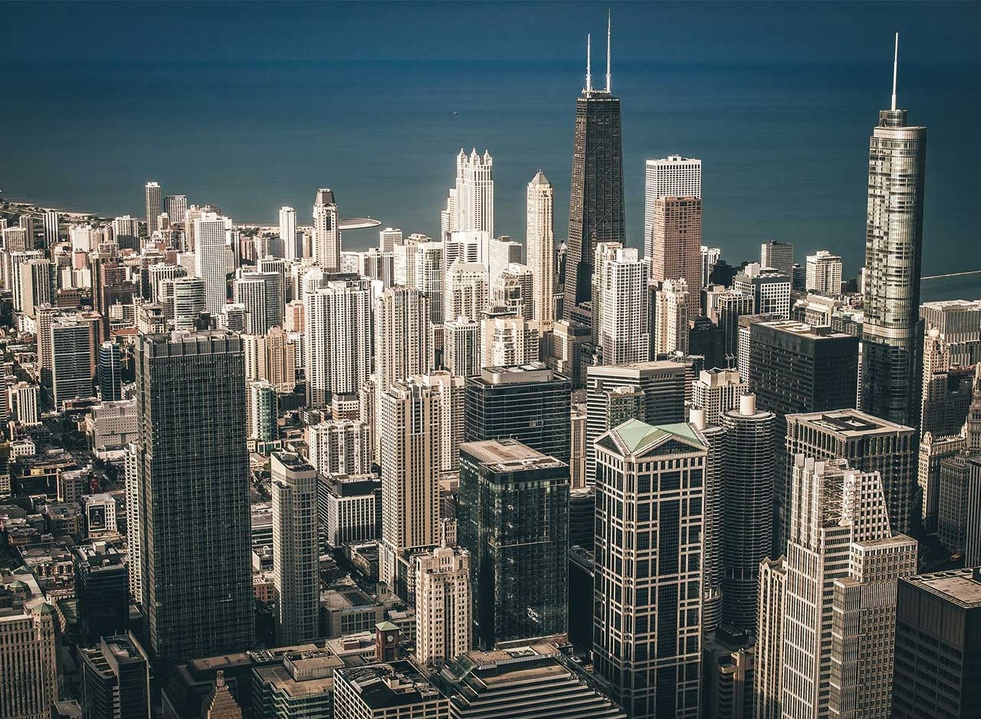
#> input picture form/images/bg-01.jpg, 981 x 719 px, shrunk from 1280 x 939 before the run, found by its file name; its folder holds only this picture in this run
$ python main.py
#> lines starting #> are read from the running program, lines starting #| are printed output that depends on the picture
import cv2, os

face_cascade_db = cv2.CascadeClassifier("haarcascade_frontalface_default.xml")

files = os.listdir("images")
count = 0
for i in files:
    count += 1
    img = cv2.imread("images/%s" % format(i))
#> img is the input picture: shape (719, 981, 3); mean B, G, R 92.3, 92.8, 84.7
    img_gray = cv2.cvtColor(img, cv2.COLOR_BGR2GRAY)
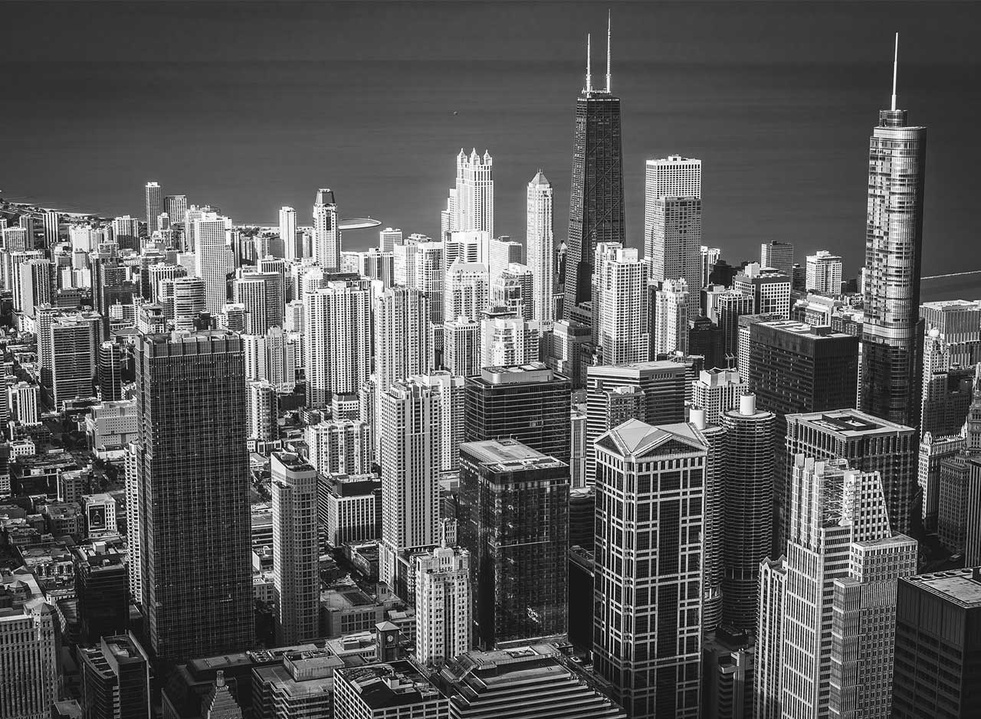
#> img_gray: shape (719, 981); min 0, max 255, mean 90.3

    faces = face_cascade_db.detectMultiScale(img, 1.1, 19)
#> faces = ()
    for (x,y,w,h) in faces:
        cv2.rectangle(img, (x,y),
                      (x+w,y+h), (0,255,0),2)
#> this loop made 0 passes

    cv2.imshow(str(count), img)
    cv2.waitKey(500)
    cv2.destroyAllWindows()
